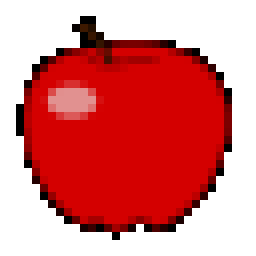
%> input picture Tugas4/img/apel 32x32.png, 32 x 32 px (shown 8 times larger)
$ octave Tugas4.m   (GNU Octave 9; MATLAB toolbox functions it lacks are replaced by stand-ins)
%> lines starting %> are read from the running program, lines starting %| are printed output that depends on the picture
%Membaca letak gambar
gambar = imread('D:\DATA ADY MUTALIB\DATA ADY MUTALIF\DATA KULIAH\DATA KULIAH SEMESTER III 2022\MATKUL\KAMIS\Pemrosesan Citra Digital\Tugas_Pemrosesan_Citra_Digital\Tugas4\img\apel 32x32.png');
%> gambar is the input picture: size 32x32x3 uint8; mean R, G, B 217.7, 122, 121.8

%Membaca warna yang ditampilkan
Habang = gambar(:,:,1);
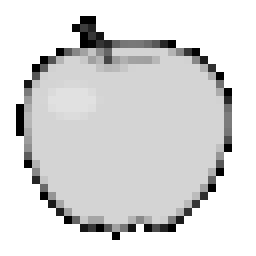
%> Habang: size 32x32 uint8 (shown 8 times larger); min 0, max 255, mean 217.7
Hijau = gambar(:,:,2);
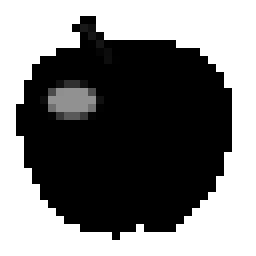
%> Hijau: size 32x32 uint8 (shown 8 times larger); min 0, max 255, mean 122
Biru = gambar(:,:,3);

%Tiga rumus Grayscale :
lightness = (min(Habang,Hijau,Biru)+max(Habang,Hijau,Biru))/2;
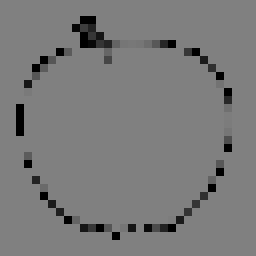
%> lightness: size 32x32 uint8 (shown 8 times larger); min 0, max 128, mean 121.9
average = (Habang+Hijau+Biru)/3;
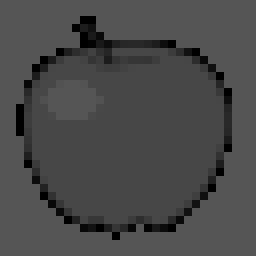
%> average: size 32x32 uint8 (shown 8 times larger); min 0, max 85, mean 73
luminosity = (0.3*Habang)+(0.59*Hijau)+(0.11*Biru);
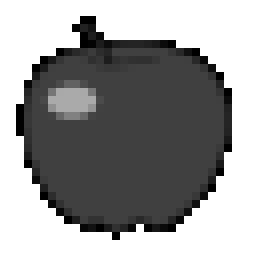
%> luminosity: size 32x32 uint8 (shown 8 times larger); min 0, max 255, mean 150.8

figure(1);
imshow(gambar); title('Original');

figure(2);
imshow(lightness);title('Lightness');

figure(3);
imshow(average);title('Average');

figure(4);
imshow(luminosity);title('Luminosity');

$ run again, with Tugas4/img/ASLI.png copied over Tugas4/img/apel 32x32.png
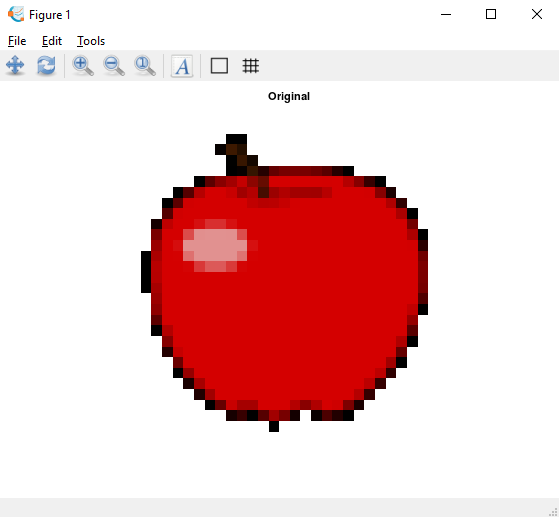
%> input picture Tugas4/img/ASLI.png, 559 x 517 px
%> gambar is the input picture: size 517x559x3 uint8; mean R, G, B 237.6, 199.2, 199.3
%> `average = (Habang+Hijau+Biru)/3;`:
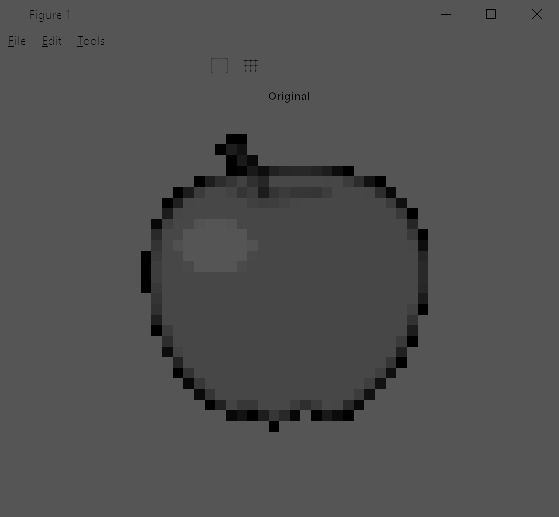
%> average: size 517x559 uint8; min 0, max 85, mean 80.1
%> `luminosity = (0.3*Habang)+(0.59*Hijau)+(0.11*Biru);`:
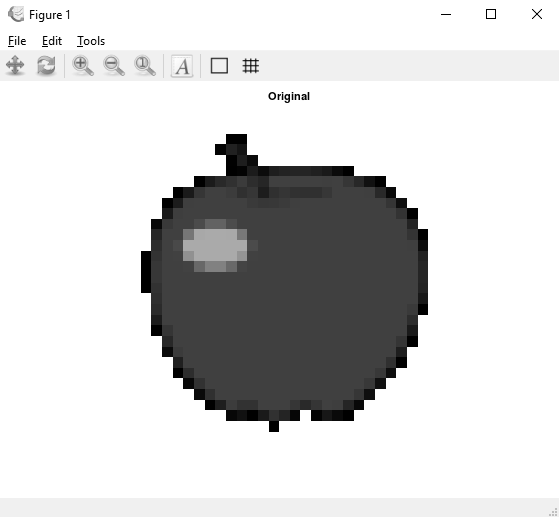
%> luminosity: size 517x559 uint8; min 0, max 255, mean 210.8

$ run again, with Tugas4/img/average.PNG copied over Tugas4/img/apel 32x32.png
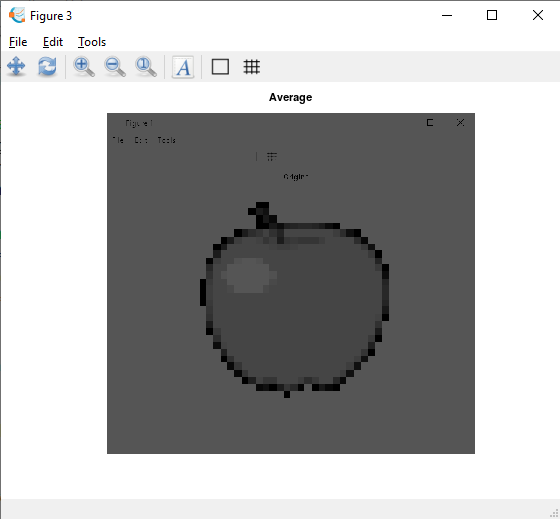
%> input picture Tugas4/img/average.PNG, 560 x 519 px
%> gambar is the input picture: size 519x560x3 uint8; mean R, G, B 176.3, 176.4, 176.5
%> `lightness = (min(Habang,Hijau,Biru)+max(Habang,Hijau,Biru))/2;`:
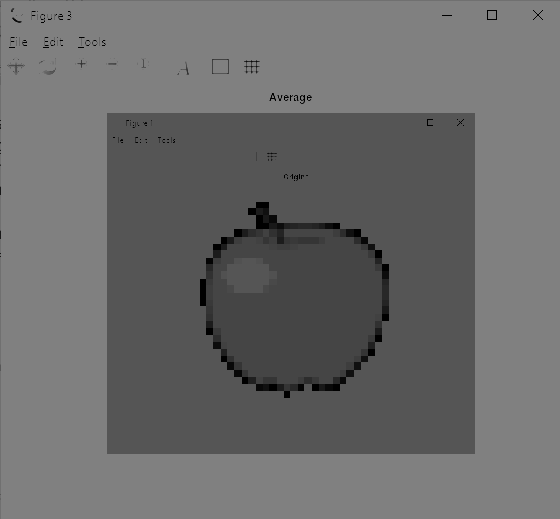
%> lightness: size 519x560 uint8; min 0, max 128, mean 106.9
%> `average = (Habang+Hijau+Biru)/3;`:
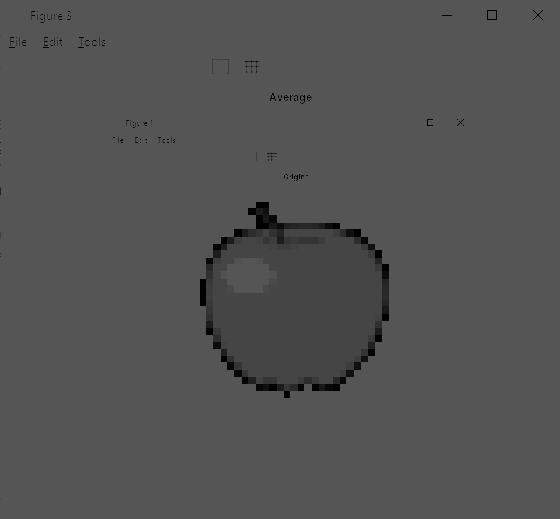
%> average: size 519x560 uint8; min 0, max 85, mean 82.6
